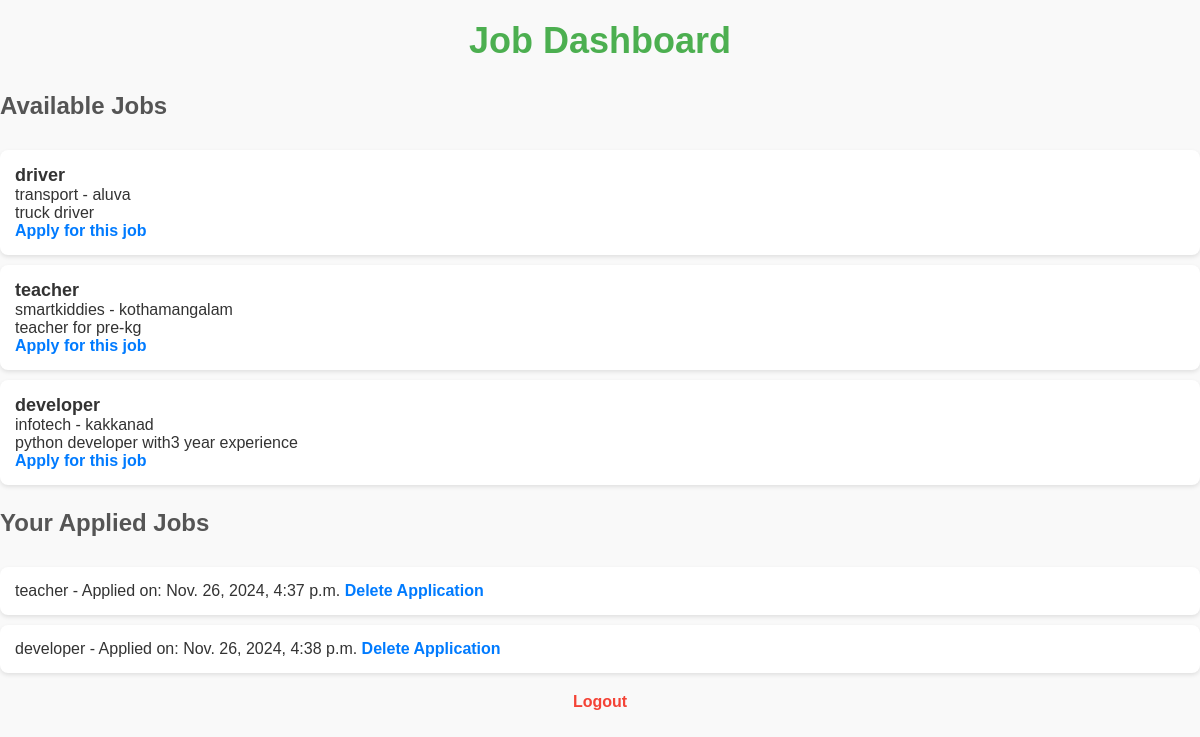
Screenshot of /dashboard/ (signed in) with the database file from the repository.
### jobapp1/models.py (models this page shows, shortened)
class Job(models.Model):
    title = models.CharField(max_length=100)
    description = models.TextField()
    company = models.CharField(max_length=100)
    location = models.CharField(max_length=100)
    posted_date = models.DateTimeField(auto_now_add=True)

class AppliedJob(models.Model):
    job = models.ForeignKey(Job, on_delete=models.CASCADE)
    jobseeker = models.ForeignKey(User, on_delete=models.CASCADE)
    applied_on = models.DateTimeField(auto_now_add=True)

### jobapp1/views.py (the view)
# urls.py: path('dashboard/', views.dashboard, name='dashboard'),
@login_required
def dashboard(request):
    jobs = Job.objects.all()
    applied_jobs = AppliedJob.objects.filter(jobseeker=request.user)
    return render(request, 'jobapp1/dashboard.html', {'jobs': jobs, 'applied_jobs': applied_jobs})

### templates/jobapp1/dashboard.html (shortened to what this page needs)
<!DOCTYPE html>
<html lang="en">
<head>
    {% load static %}
    <link rel="stylesheet" type="text/css" href="{% static 'css/dashboard.css' %}">
</head>
<body>
    <h2>Job Dashboard</h2>
    <h3>Available Jobs</h3>
    <ul>
        {% for job in jobs %}
            <li>
                <strong>{{ job.title }}</strong><br>
                {{ job.company }} - {{ job.location }}<br>
                {{ job.description }}<br>
                <a href="{% url 'apply_for_job' job.id %}">Apply for this job</a>
            </li>
        {% endfor %}
    </ul>
    <h3>Your Applied Jobs</h3>
    <ul>
        {% for applied_job in applied_jobs %}
            <li>
                {{ applied_job.job.title }} - Applied on: {{ applied_job.applied_on }}
                <a href="{% url 'delete_applied_job' applied_job.id %}">Delete Application</a>
            </li>
        {% empty %}
            <li>No jobs applied yet.</li>
        {% endfor %}
    </ul>
    <p><a href="{% url 'logout' %}">Logout</a></p>
</body>
</html>

### jobapp1/static/css/dashboard.css (style rules this page uses)
body { font-family: Arial, sans-serif; background-color: #f9f9f9; margin: 0; padding: 0; color: #333; }
h2 { text-align: center; font-size: 36px; color: #4CAF50; margin-top: 20px; }
h3 { font-size: 24px; color: #555; margin-bottom: 15px; }
ul { list-style-type: none; padding: 0; }
li { background-color: #fff; margin: 10px 0; padding: 15px; border-radius: 8px; box-shadow: 0 2px 4px rgba(0, 0, 0, 0.1); }
li strong { font-size: 18px; color: #333; }
a { text-decoration: none; color: #007bff; font-weight: bold; }
ul { margin-top: 30px; }
p { text-align: center; margin-top: 20px; }
p a { text-decoration: none; color: #f44336; }

### rows the page displays
Job: title "driver", company "transport", location "aluva", description "truck driver"
Job: title "teacher", company "smartkiddies", location "kothamangalam", description "teacher for pre-kg"
Job: title "developer", company "infotech", location "kakkanad", description "python developer with3 year experience"
AppliedJob: job "teacher", applied_on "Nov. 26, 2024, 4:37 p.m."
AppliedJob: job "developer", applied_on "Nov. 26, 2024, 4:38 p.m."
